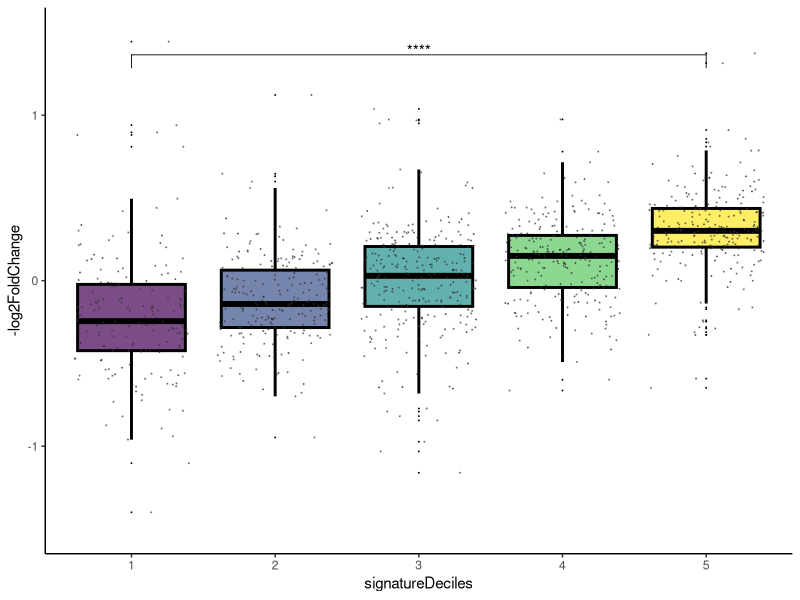
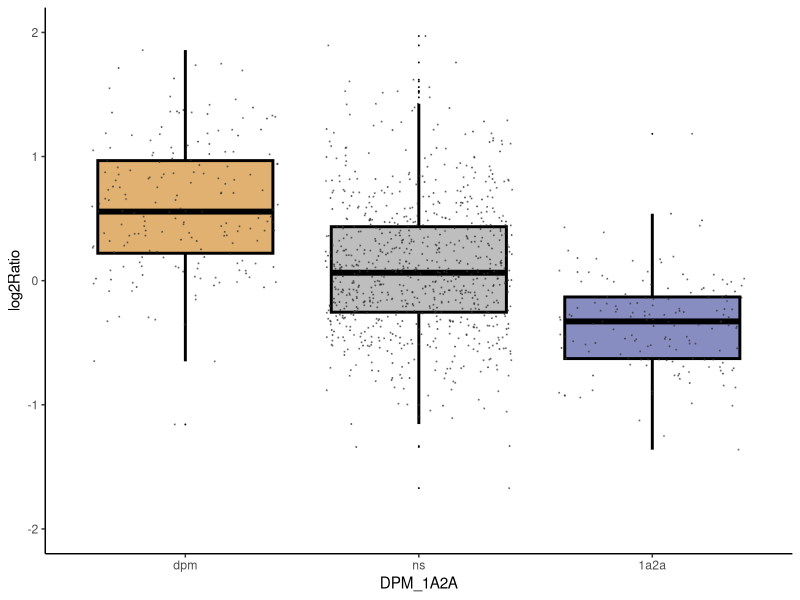
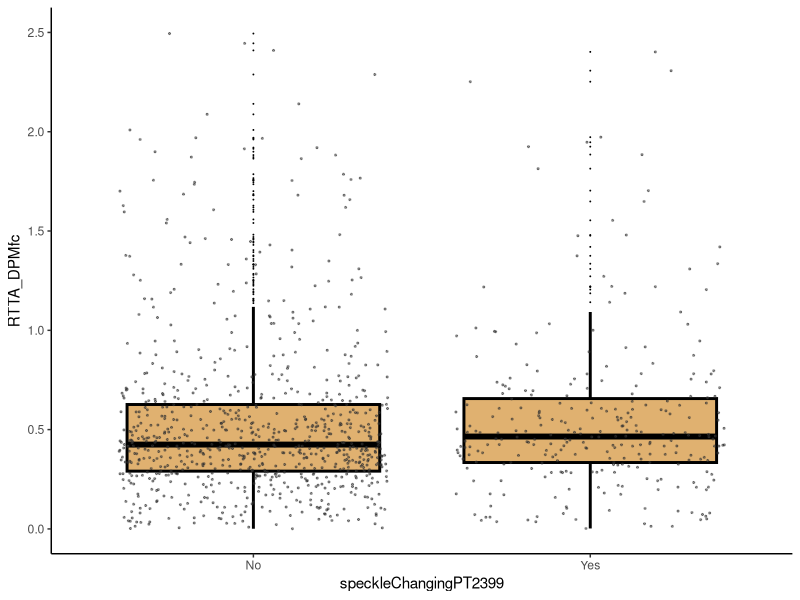
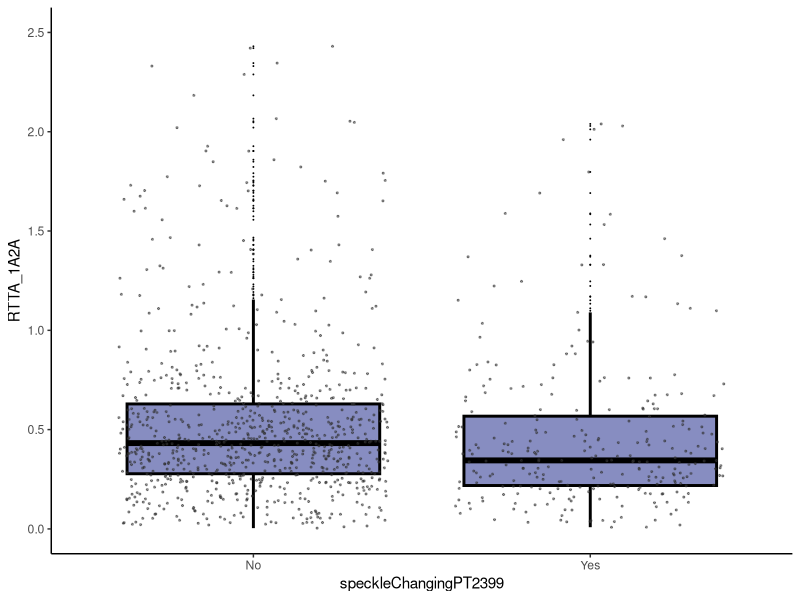
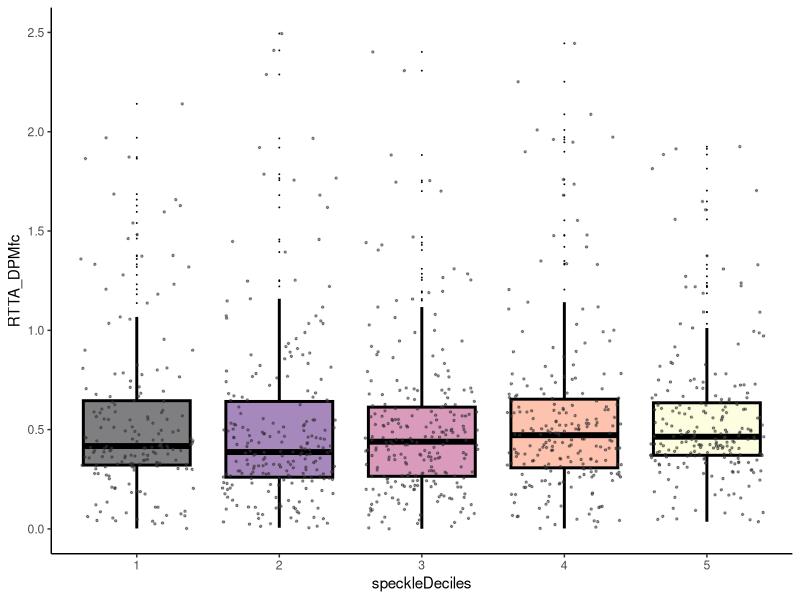
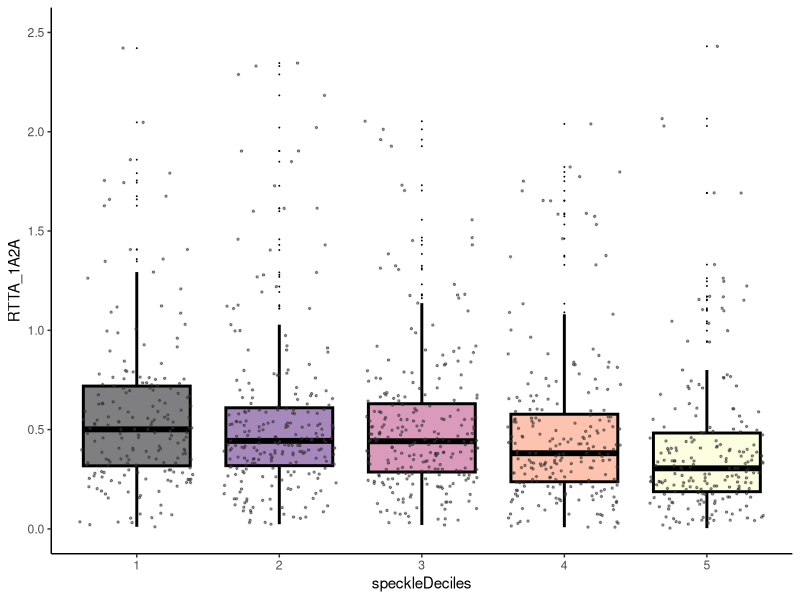

Recreate these plots in R, in order.
setwd("~/Documents/dataIntegration-Alexander2023/STMmutants/")
library(ggplot2)
library(viridis)
library(dplyr)
library(ggpubr)

A <- read.table("foldChangesFormattedForPlot.txt", header=T, row.names = "Gene")

## get rid of low count genes
A <- A[A$baseMean > 300,]

A$log2Ratio <- log2(A$SigI/A$SigII)
A$signatureDeciles <- ntile(A$log2Ratio, 5)
A$signatureDeciles <- as.factor(A$signatureDeciles)
A$speckleDeciles <- ntile((A$SONdmso1 + A$SONdmso2)/2, 5)
A$speckleDeciles <- as.factor(A$speckleDeciles)


## ntile plot of 1a2a/dpm fold change with siganture ntile HIF2A targets
## made -log2FoldChange so that wt would be positive and dSTM would be negative
my_specific_comparisons <- list( c("1","5"))
p = ggplot(A[A$DPMup == "Yes" | A$X1A2Aup == "Yes",], aes(x=signatureDeciles, y=-log2FoldChange, fill=factor(signatureDeciles))) +
  geom_boxplot(col="black", size=1, outlier.size = 0) +
  geom_jitter(color="grey20", size=.1, alpha= .5) +
  theme_classic() +
  scale_fill_viridis(discrete = TRUE, alpha=0.7) +
  theme(legend.position="none") +
  stat_compare_means(comparisons = my_specific_comparisons, method = "wilcox.test", size = 4, tip.length = 0.015, step.increase = 0.08, label = "p.signif", vjust = .6, hide.ns = T, label.y = 1.1)+ 
  ylim(-1.5,1.5)
filename = "HIFtargets_MCFbias_signatureQuintiles.pdf"
pdf(filename, width = 2.5, height = 2.75, onefile=FALSE)
print(p)
dev.off()

## speckle signature ratio based on bias
A$DPM_1A2A <- factor(A$DPM_1A2A, levels = c("dpm", "ns", "1a2a"))
my_specific_comparisons <- list( c("dpm", "ns"), c("ns", "1a2a"))
p = ggplot(A[A$DPMup == "Yes" | A$X1A2Aup == "Yes",], aes(x=DPM_1A2A, y=log2Ratio, fill=factor(DPM_1A2A))) +
  geom_boxplot(col="black", size=1, outlier.size = 0) +
  geom_jitter(color="grey20", size=.1, alpha= .5) +
  theme_classic() +
  scale_fill_manual(values = c("#E0B170", "grey","#878DC1")) +
  theme(legend.position="none") +
  stat_compare_means(comparisons = my_specific_comparisons, method = "wilcox.test", size = 4, tip.length = 0.015, step.increase = 0.08, label = "p.signif", vjust = .6, hide.ns = T, ) +
  ylim(-2,2)
filename = "HIFtargets_MCFbias_signatureRatio.pdf"
pdf(filename, width = 2, height = 2.75, onefile=FALSE)
print(p)
dev.off()

  
## MCF7 HIF-responsive genes fold change DPM/RTTA with speckle changing boolean
my_specific_comparisons <- list( c("Yes","No"))
p = ggplot(A[A$DPMup == "Yes" | A$X1A2Aup == "Yes",], aes(x=speckleChangingPT2399, y=RTTA_DPMfc, fill=factor(speckleChangingPT2399))) +
  geom_boxplot(col="black", size=1, outlier.size = 0) +
  geom_jitter(color="grey20", size=.4, alpha= .5) +
  theme_classic() +
  scale_fill_manual(values = c("#E0B170", "#E0B170")) +
  theme(legend.position="none") +
  #  stat_compare_means(comparisons = my_specific_comparisons, method = "wilcox.test", size = 4, tip.length = 0.02, label.y = 3) + 
  ylim(0,2.5)
filename = "DPMvsRTTAfc_SONchangingWithPT2399.pdf"
pdf(filename, width = 2, height = 3.5, onefile=FALSE)
print(p)
dev.off()

## MCF7 HIF-responsive genes fold change DPM/RTTA with speckle changing boolean
my_specific_comparisons <- list( c("Yes","No"))
p = ggplot(A[A$DPMup == "Yes" | A$X1A2Aup == "Yes",], aes(x=speckleChangingPT2399, y=RTTA_1A2A, fill=factor(speckleChangingPT2399))) +
  geom_boxplot(col="black", size=1, outlier.size = 0) +
  geom_jitter(color="grey20", size=.4, alpha= .5) +
  theme_classic() +
  scale_fill_manual(values = c("#878DC1", "#878DC1")) +
  theme(legend.position="none") +
#  stat_compare_means(comparisons = my_specific_comparisons, method = "wilcox.test", size = 4, tip.length = 0.02, label.y = 3) + 
  ylim(0,2.5)
filename = "1A2AvsRTTAfc_SONchangingWithPT2399.pdf"
pdf(filename, width = 2, height = 3.5, onefile=FALSE)
print(p)
dev.off()

wilcox.test(A$RTTA_DPMfc[(A$DPMup == "Yes" | A$X1A2Aup == "Yes") & A$speckleChangingPT2399 == "Yes"], A$RTTA_1A2A[(A$DPMup == "Yes" | A$X1A2Aup == "Yes") & A$speckleChangingPT2399 == "Yes"])
wilcox.test(A$RTTA_DPMfc[(A$DPMup == "Yes" | A$X1A2Aup == "Yes") & A$speckleChangingPT2399 == "No"], A$RTTA_1A2A[(A$DPMup == "Yes" | A$X1A2Aup == "Yes") & A$speckleChangingPT2399 == "No"])

## ntile plot of dpm/rtta fold change with speckle ntile. HIF2A targets.
my_specific_comparisons <- list( c("1","5"))
p = ggplot(A[A$DPMup == "Yes" | A$X1A2Aup == "Yes",], aes(x=speckleDeciles, y=RTTA_DPMfc, fill=factor(speckleDeciles))) +
  geom_boxplot(col="black", size=1, outlier.size = 0) +
  geom_jitter(color="grey20", size=.5, alpha= .5) +
  theme_classic() +
  scale_fill_viridis(discrete = TRUE, alpha=0.5, option = "A") +
  theme(legend.position="none") +
#  stat_compare_means(comparisons = my_specific_comparisons, method = "wilcox.test", size = 4, tip.length = 0.02, label.y = 2) +
  ylim(0,2.5)
filename = "DPMvsRTTAfc_SONquintiles.pdf"
pdf(filename, width = 3, height = 3.5, onefile=FALSE)
print(p)
dev.off()
## ntile plot of 1a2a/rtta fold change with speckle ntile. HIF2A targets.
my_specific_comparisons <- list( c("1","5"))
p = ggplot(A[A$DPMup == "Yes" | A$X1A2Aup == "Yes",], aes(x=speckleDeciles, y=RTTA_1A2A, fill=factor(speckleDeciles))) +
  geom_boxplot(col="black", size=1, outlier.size = 0) +
  geom_jitter(color="grey20", size=.5, alpha= .5) +
  theme_classic() +
  scale_fill_viridis(discrete = TRUE, alpha=0.5, option = "A") +
  theme(legend.position="none") +
#  stat_compare_means(comparisons = my_specific_comparisons, method = "wilcox.test", size = 4, tip.length = 0.02, label.y = 2) +
  ylim(0,2.5)
filename = "1A2AvsRTTAfc_SONquintiles.pdf"
pdf(filename, width = 3, height = 3.5, onefile=FALSE)
print(p)
dev.off()
wilcox.test(A$RTTA_DPMfc[(A$DPMup == "Yes" | A$X1A2Aup == "Yes") & A$speckleDeciles == "5"], A$RTTA_1A2A[(A$DPMup == "Yes" | A$X1A2Aup == "Yes") & A$speckleDeciles == "5"])
wilcox.test(A$RTTA_DPMfc[(A$DPMup == "Yes" | A$X1A2Aup == "Yes") & A$speckleDeciles == "4"], A$RTTA_1A2A[(A$DPMup == "Yes" | A$X1A2Aup == "Yes") & A$speckleDeciles == "4"])
wilcox.test(A$RTTA_DPMfc[(A$DPMup == "Yes" | A$X1A2Aup == "Yes") & A$speckleDeciles == "3"], A$RTTA_1A2A[(A$DPMup == "Yes" | A$X1A2Aup == "Yes") & A$speckleDeciles == "3"])
wilcox.test(A$RTTA_DPMfc[(A$DPMup == "Yes" | A$X1A2Aup == "Yes") & A$speckleDeciles == "2"], A$RTTA_1A2A[(A$DPMup == "Yes" | A$X1A2Aup == "Yes") & A$speckleDeciles == "2"])
wilcox.test(A$RTTA_DPMfc[(A$DPMup == "Yes" | A$X1A2Aup == "Yes") & A$speckleDeciles == "1"], A$RTTA_1A2A[(A$DPMup == "Yes" | A$X1A2Aup == "Yes") & A$speckleDeciles == "1"])


